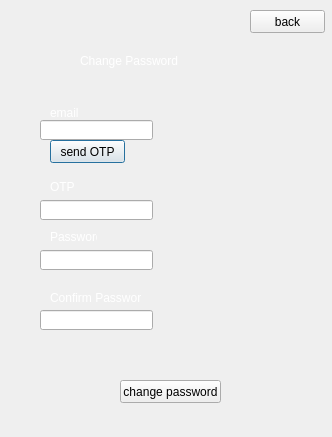
<?xml version="1.0" encoding="UTF-8"?>
<ui version="4.0">
 <class>forgetpage</class>
 <widget class="QDialog" name="forgetpage">
  <property name="geometry">
   <rect>
    <x>0</x>
    <y>0</y>
    <width>332</width>
    <height>437</height>
   </rect>
  </property>
  <property name="windowTitle">
   <string>Dialog</string>
  </property>
  <property name="styleSheet">
   <string notr="true">background-image:url(:/imagestart/pic/fo.jpg);</string>
  </property>
  <widget class="QLabel" name="label">
   <property name="geometry">
    <rect>
     <x>80</x>
     <y>50</y>
     <width>191</width>
     <height>21</height>
    </rect>
   </property>
   <property name="styleSheet">
    <string notr="true">background-image:url(:/imagestart/pic/t2.jpg);
font: 18pt &quot;MV Boli&quot;;
color: rgb(255, 255, 255);</string>
   </property>
   <property name="text">
    <string>Change Password</string>
   </property>
  </widget>
  <widget class="QLabel" name="label_2">
   <property name="geometry">
    <rect>
     <x>50</x>
     <y>103</y>
     <width>47</width>
     <height>20</height>
    </rect>
   </property>
   <property name="styleSheet">
    <string notr="true">background-image:url(:/imagestart/pic/t2.jpg);
color: rgb(255, 255, 255);</string>
   </property>
   <property name="text">
    <string>email</string>
   </property>
  </widget>
  <widget class="QLineEdit" name="lineEdit">
   <property name="geometry">
    <rect>
     <x>40</x>
     <y>120</y>
     <width>113</width>
     <height>20</height>
    </rect>
   </property>
   <property name="styleSheet">
    <string notr="true">background-image:url(:/imagestart/pic/t1.jpg);</string>
   </property>
  </widget>
  <widget class="QLabel" name="label_3">
   <property name="geometry">
    <rect>
     <x>50</x>
     <y>180</y>
     <width>47</width>
     <height>13</height>
    </rect>
   </property>
   <property name="styleSheet">
    <string notr="true">background-image:url(:/imagestart/pic/t2.jpg);
color: rgb(255, 255, 255);</string>
   </property>
   <property name="text">
    <string>OTP</string>
   </property>
  </widget>
  <widget class="QLabel" name="label_4">
   <property name="geometry">
    <rect>
     <x>50</x>
     <y>230</y>
     <width>47</width>
     <height>13</height>
    </rect>
   </property>
   <property name="styleSheet">
    <string notr="true">background-image:url(:/imagestart/pic/t2.jpg);
color: rgb(255, 255, 255);</string>
   </property>
   <property name="text">
    <string>Password</string>
   </property>
  </widget>
  <widget class="QLabel" name="label_5">
   <property name="geometry">
    <rect>
     <x>50</x>
     <y>290</y>
     <width>91</width>
     <height>16</height>
    </rect>
   </property>
   <property name="styleSheet">
    <string notr="true">background-image:url(:/imagestart/pic/t2.jpg);
color: rgb(255, 255, 255);</string>
   </property>
   <property name="text">
    <string>Confirm Password</string>
   </property>
  </widget>
  <widget class="QLineEdit" name="lineEdit_2">
   <property name="geometry">
    <rect>
     <x>40</x>
     <y>200</y>
     <width>113</width>
     <height>20</height>
    </rect>
   </property>
   <property name="styleSheet">
    <string notr="true">background-image:url(:/imagestart/pic/t1.jpg);</string>
   </property>
  </widget>
  <widget class="QLineEdit" name="lineEdit_3">
   <property name="geometry">
    <rect>
     <x>40</x>
     <y>250</y>
     <width>113</width>
     <height>20</height>
    </rect>
   </property>
   <property name="styleSheet">
    <string notr="true">background-image:url(:/imagestart/pic/t1.jpg);</string>
   </property>
  </widget>
  <widget class="QLineEdit" name="lineEdit_4">
   <property name="geometry">
    <rect>
     <x>40</x>
     <y>310</y>
     <width>113</width>
     <height>20</height>
    </rect>
   </property>
   <property name="styleSheet">
    <string notr="true">background-image:url(:/imagestart/pic/t1.jpg);</string>
   </property>
  </widget>
  <widget class="QPushButton" name="pushButton">
   <property name="geometry">
    <rect>
     <x>50</x>
     <y>140</y>
     <width>75</width>
     <height>23</height>
    </rect>
   </property>
   <property name="styleSheet">
    <string notr="true">background-image:url(:/imagestart/pic/t2.jpg);</string>
   </property>
   <property name="text">
    <string>send OTP</string>
   </property>
  </widget>
  <widget class="QPushButton" name="pushButton_2">
   <property name="geometry">
    <rect>
     <x>120</x>
     <y>380</y>
     <width>101</width>
     <height>23</height>
    </rect>
   </property>
   <property name="styleSheet">
    <string notr="true">background-image:url(:/imagestart/pic/t2.jpg);</string>
   </property>
   <property name="text">
    <string>change password</string>
   </property>
  </widget>
  <widget class="QPushButton" name="pushButton_3">
   <property name="geometry">
    <rect>
     <x>250</x>
     <y>10</y>
     <width>75</width>
     <height>23</height>
    </rect>
   </property>
   <property name="styleSheet">
    <string notr="true">background-image:url(:/imagestart/pic/t2.jpg);</string>
   </property>
   <property name="text">
    <string>back</string>
   </property>
  </widget>
 </widget>
 <resources/>
 <connections/>
</ui>
